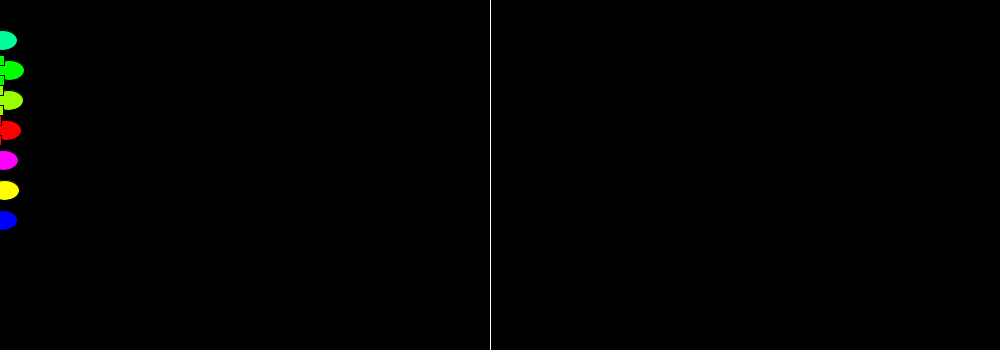
Frame 1 (no input)
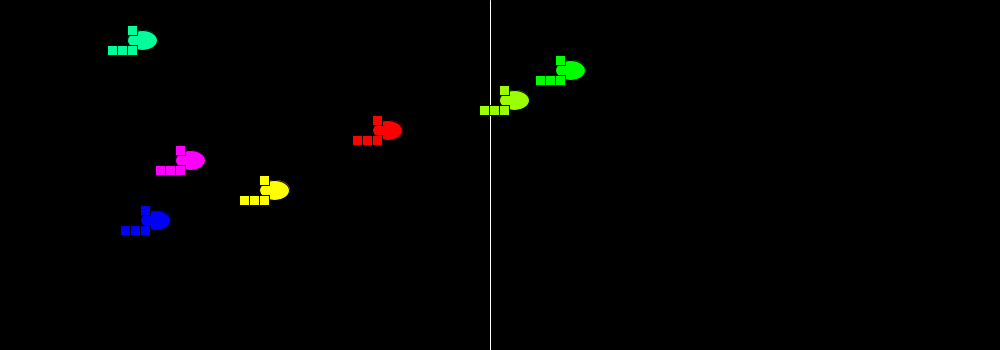
Frame 60 (the mouse pressed at the canvas centre just before this capture)
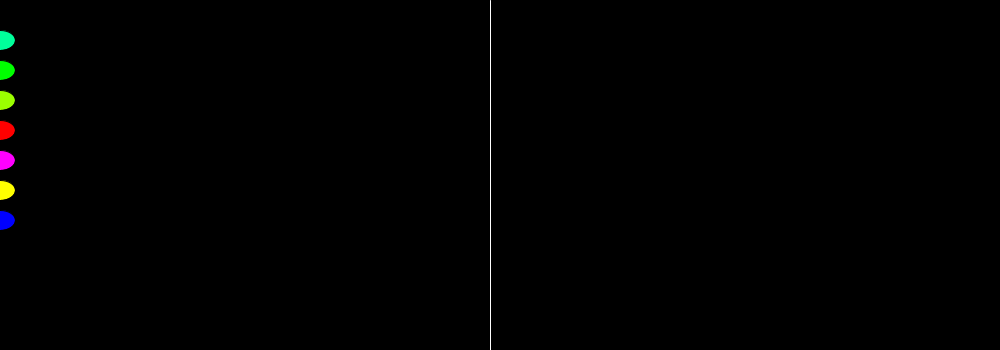
Frame 120 (the mouse held since frame 60 and released just before this capture)

The Processing sketch that drew these frames (run headless with seeded random() and noise(); from frame 60 on, the mouse is pressed at the canvas centre):

// Processing sketch: processing_138639
// ── processing_138639.pde

Car myCar1;
Car myCar2;
Car myCar3;
Car myCar4;
Car myCar5;
Car myCar6;
Car myCar7;

void setup() {
  size(1000,350);
  myCar1 = new Car(color(255,0,0),0,130,random(10)); 
  myCar2 = new Car(color(0,0,255),0,220,random(10));
  myCar3 = new Car(color(0,255,0),0,70,random(10));
  myCar4 = new Car(color(0,255,155),0,40,random(10));
  myCar5 = new Car(color(155,255,0),0,100,random(10));
  myCar6 = new Car(color(255,0,255),0,160,random(10));
  myCar7 = new Car(color(255,255,0),0,190,random(10));
}

void draw() {
  background(0);
   stroke(255);
  line(490,0,490,490); //finish line
  myCar1.move();
  myCar1.display();
  myCar2.move();
  myCar2.display();
  myCar3.move();
  myCar3.display();
  myCar4.move();
  myCar4.display();
  myCar5.move();
  myCar5.display();
  myCar6.move();
  myCar6.display();
  myCar7.move();
  myCar7.display();
}

class Car {
  color c;
  float xpos;
  float ypos;
  float xspeed;
  
Car(color tempC, float tempXpos, float tempYpos, float tempXspeed) {
  c = tempC;
  xpos = tempXpos;
  ypos = tempYpos;
  xspeed = tempXspeed;
}

void display() {
    stroke(0);
    fill(c);
    rectMode(CENTER);
    ellipse(xpos,ypos,30,20);
    rect(xpos-10,ypos-10,10,10);
    rect(xpos-20,ypos+10,10,10);
    rect(xpos-10,ypos+10,10,10);
    rect(xpos-30,ypos+10,10,10);
}

void keyPressed() {
noLoop(); 
fill(100, 50);
rect(0, 0, width, height);
fill(255);
text("PAUSE", 130, 110);
}
void keyReleased() {
loop(); 
 }

void race() {
display();
xpos = xpos + xspeed; 
if (xpos>width) {
fill(c); 
textSize(20);
text("1st place!!!", width/2, height-10); noLoop();
} 
}

void move() {
    xpos = xpos + xspeed;
    if (mousePressed){
      setup();
    }
  }
}
 
